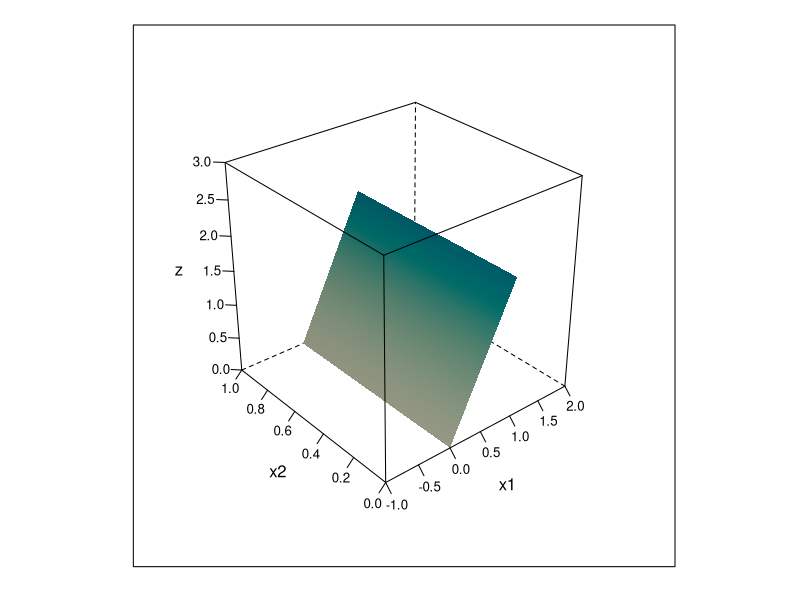
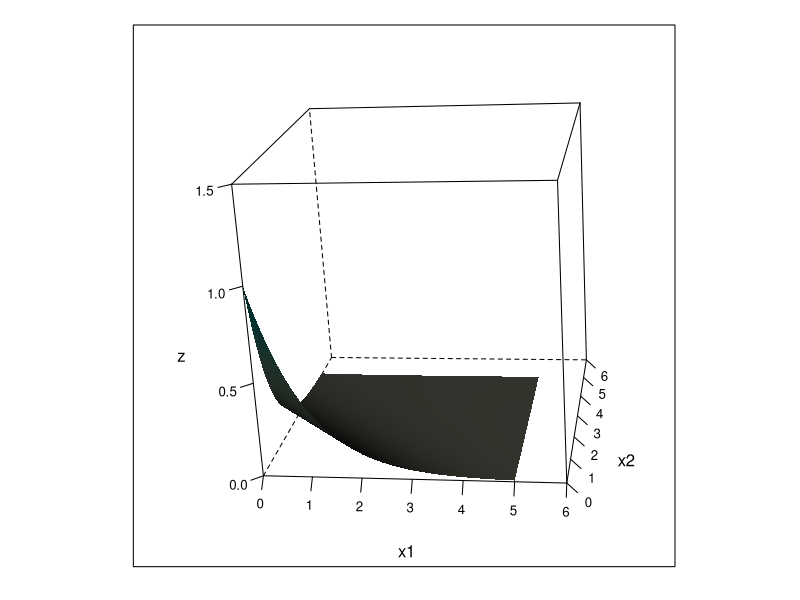

Source code (R) for these figures, in order:
library(lattice)

# function f(x1,x2) = 2 * x1, for 0 < x1 < 1, 0 < x2 < 1
x1 <- seq(0, 1, 0.01)
x2 <- seq(0, 1, 0.01)
fx1x2 <- expand.grid(x1 = x1, x2 = x2)
fx1x2$z <- 2 * fx1x2$x1
wireframe(z ~ x1 * x2, data = fx1x2,
          scales = list(arrows = FALSE),
          xlim = c(-1, 2),
          ylim = c(0, 1),
          zlim = c(0, 3),
          shade = TRUE)

# function f(x1, x2) = exp(-(x1 + x2)) for x1, x2 > 0


x1 <- seq(0, 5, 0.01)
x2 <- seq(0, 5, 0.01)
fx1x2 <- expand.grid(x1 = x1, x2 = x2)
fx1x2$z <- exp(-(fx1x2$x1 + fx1x2$x2))

wireframe(z ~ x1 * x2, data = fx1x2,
          scales = list(arrows = FALSE),
          xlim = c(0, 6),
          ylim = c(0, 6),
          zlim = c(0, 1.5),
          shade = TRUE,
          screen = list(x = -70, y = -10))


